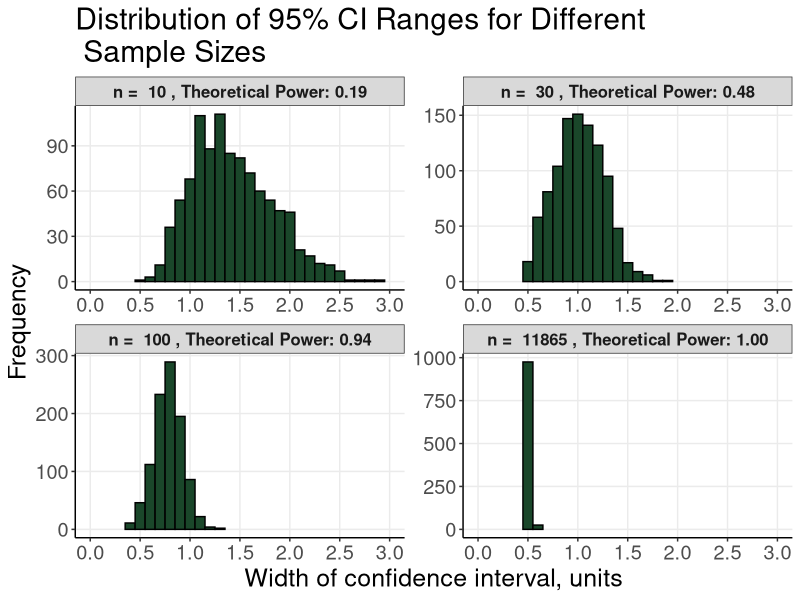
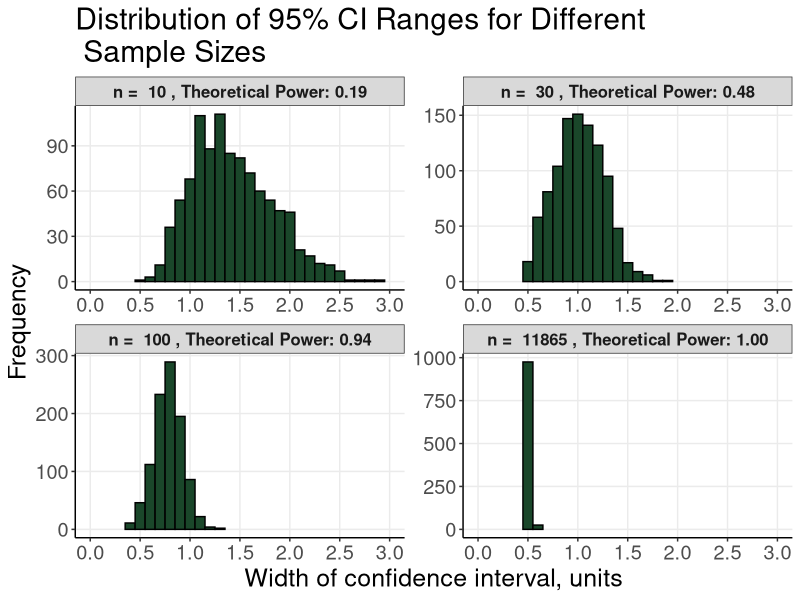
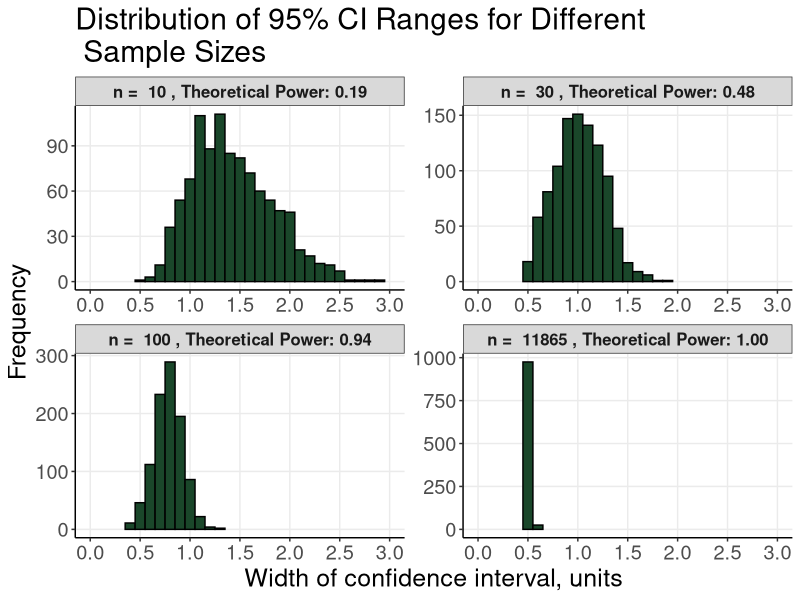

Generate these figures, in order, with R:
## ---- chunk 1
knitr::opts_chunk$set(echo = TRUE)
library(ggplot2)
library(pwr)
set.seed(123)
num_simulations <- 1000

population1_mean <- 0
population1_sd <- 1

population2_mean <- 0.5
population2_sd <- 1

sample_sizes <- c(10, 30, 100, 11865) #sample sizes to test

effect_size <- population2_mean - population1_mean # calculate the effect size
## ---- chunk 2
calculate_power <- function(sample_size) {
  power <- pwr.t.test(n = sample_size, d = effect_size, sig.level = 0.05, type = "two.sample")$power
  return(power)
}
## ---- chunk 3

powers <- sapply(sample_sizes, calculate_power)
powers <- sprintf("%.2f", as.numeric(powers))

## ---- chunk 4
calculate_ci_range <- function(sample1, sample2) {
  ci_range <- abs(mean(sample2) - mean(sample1)) + qnorm(0.975) * sqrt(var(sample1)/length(sample1) + var(sample2)/length(sample2))
  return(ci_range)
}
## ---- chunk 5
ci_ranges <- matrix(NA, nrow = num_simulations * length(sample_sizes), ncol = 1) # Create a matrix to store confidence interval ranges, initialized with NA
sample_sizes_rep <- numeric(num_simulations * length(sample_sizes)) # Create a numeric vector to store sample sizes repeated for each simulation
counter <- 1 # Initialize a counter to keep track of the current position in the matrices

for (i in 1:length(sample_sizes)) { # Loop over each sample size
  sample_size <- sample_sizes[i] # Get the current sample size
  
  for (j in 1:num_simulations) { # Loop over each simulation
    sample1 <- rnorm(sample_size, mean = population1_mean, sd = population1_sd) # Generate random sample from the first normal distribution
    sample2 <- rnorm(sample_size, mean = population2_mean, sd = population2_sd) # Generate random sample from the second normal distribution
    
    ci_ranges[counter] <- calculate_ci_range(sample1, sample2) # Calculate the confidence interval range and store it in the matrix
    sample_sizes_rep[counter] <- sample_size # Store the current sample size in the corresponding vector
    counter <- counter + 1 # Increment the counter
  }
}

## ---- chunk 6
#| echo: true
df <- data.frame(Sample_Size = sample_sizes_rep, CI_Range = ci_ranges, Power = rep(powers, each = num_simulations)) # create a data frame for ggplot2

slytherin <- "#1A472A" # define Slytherin color

## ---- chunk 7
p <- ggplot(df, aes(x = CI_Range)) +
  geom_histogram(fill = slytherin, color = "black", binwidth = 0.1) +
  facet_wrap(~ Sample_Size, scales = "free", labeller = labeller(Sample_Size = function(x) paste("n = ", x, ", Theoretical Power:", powers[x == sample_sizes]))) +
  labs(title = "Distribution of 95% CI Ranges for Different \n Sample Sizes",
       x = "Width of confidence interval, units",
       y = "Frequency") +
  theme_bw() +
  theme(text = element_text(size = 18),
        panel.border = element_blank(),
        panel.grid.minor = element_blank(),
        axis.line.x = element_line(), axis.line.y = element_line()) +
  theme(strip.text = element_text(size = 12, face = "bold")) +
  theme(legend.position = "none") +
  scale_x_continuous(breaks = seq(0, 3, by = 0.5)) +
  coord_cartesian(xlim = c(0, 3.0))
print(p)
## ---- chunk 8
#Save plots if needed
ggsave("halsey_distribution_plot.tiff", p, width = 10, height = 8, units = "in", dpi = 600)
ggsave("halsey_distribution_plot.png", p, width = 10, height = 8, units = "in", dpi = 600)
